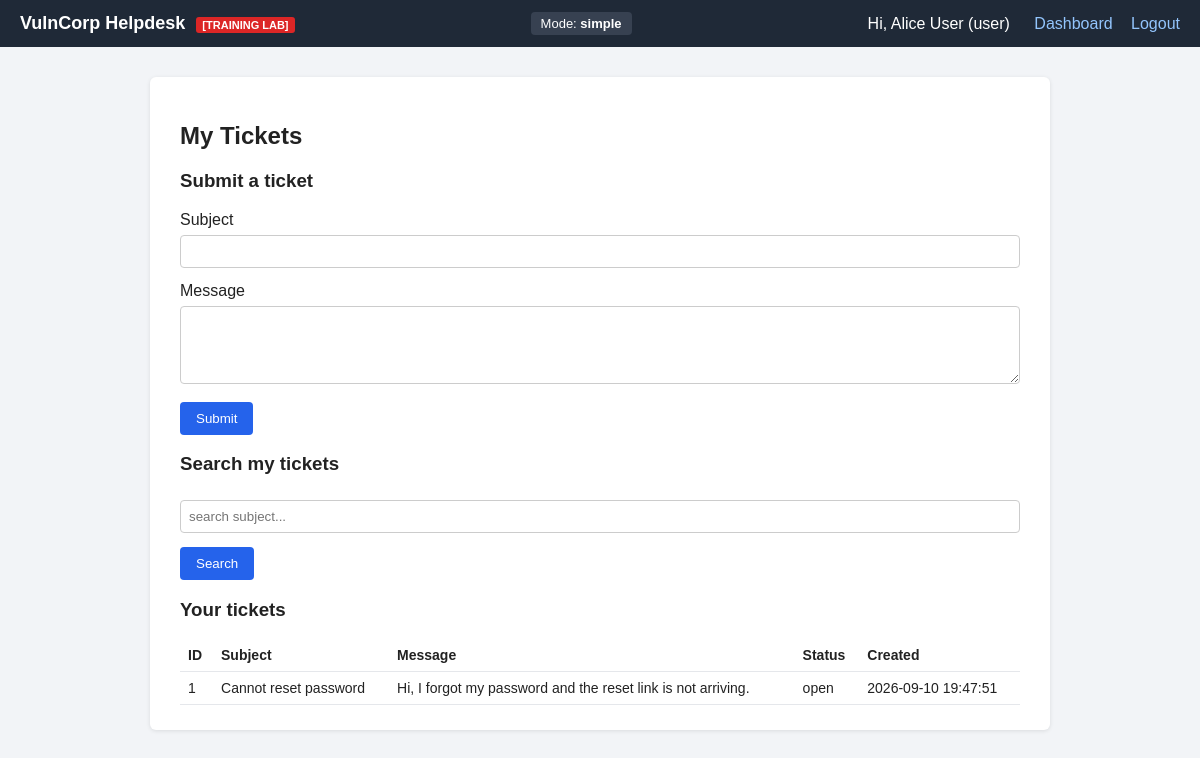
/user/tickets.php (signed in), run on the app's committed database.
### tables this page shows
CREATE TABLE settings (
    id INT PRIMARY KEY AUTO_INCREMENT,
    difficulty VARCHAR(20) NOT NULL DEFAULT 'simple'
);

CREATE TABLE tickets (
    id INT PRIMARY KEY AUTO_INCREMENT,
    user_id INT NOT NULL,
    subject VARCHAR(150) NOT NULL,
    message TEXT NOT NULL,
    status VARCHAR(20) DEFAULT 'open',
    created_at TIMESTAMP DEFAULT CURRENT_TIMESTAMP,
    FOREIGN KEY (user_id) REFERENCES users(id)
);

### includes/compat.php (called while the page is built, shortened)
<?php
function stmt_fetch_all($stmt) {
    $rows = array();
    if (function_exists('mysqli_stmt_get_result')) {
        $res = @mysqli_stmt_get_result($stmt);
        if ($res !== false && $res !== null) {
            while ($row = mysqli_fetch_assoc($res)) {
                $rows[] = $row;
            }
            return $rows;
        }
    }
    return $rows;
}
function app_base() {
    static $base = null;
    if ($base === null) {
        $script_dir = isset($_SERVER['SCRIPT_NAME']) ? dirname($_SERVER['SCRIPT_NAME']) : '';
        $script_dir = str_replace('\\', '/', $script_dir);
        $known_subfolders = array('admin', 'user', 'support', 'challenges', 'toolkit', 'api');
        $last_segment = basename($script_dir);
        if (in_array($last_segment, $known_subfolders, true)) {
            $base = dirname($script_dir);
        } else {
            $base = $script_dir;
        }
        if ($base === '/' || $base === '.' || $base === '\\') {
            $base = '';
        }
        $base = rtrim($base, '/');
    }
    return $base;
}

### includes/db.php (called while the page is built, shortened)
<?php
require_once dirname(__FILE__) . '/compat.php';
function get_difficulty($conn) {
    $res = mysqli_query($conn, "SELECT difficulty FROM settings LIMIT 1");
    if ($res && $row = mysqli_fetch_assoc($res)) {
        return $row['difficulty'];
    }
    return 'simple';
}

### includes/render.php (called while the page is built, shortened)
<?php
function render_ticket_text($text, $difficulty) {
    if ($difficulty === 'simple') {
        return $text;
    }
    return htmlspecialchars($text, ENT_QUOTES);
}

### user/tickets.php (the view, shortened to what this page needs)
<?php
require_once dirname(__FILE__) . '/../includes/db.php';
require_once dirname(__FILE__) . '/../includes/render.php';
$difficulty = get_difficulty($conn);
$search = isset($_GET['q']) ? $_GET['q'] : '';
$stmt = mysqli_prepare($conn, "SELECT * FROM tickets WHERE user_id = ? ORDER BY id DESC");
mysqli_stmt_bind_param($stmt, 'i', $_SESSION['user_id']);
mysqli_stmt_execute($stmt);
$tickets = stmt_fetch_all($stmt);
include dirname(__FILE__) . '/../includes/header.php';
?>
<h2>My Tickets</h2>
<h3>Submit a ticket</h3>
<form method="POST">
    <label>Subject</label>
    <input type="text" name="subject" required>
    <label>Message</label>
    <textarea name="message" rows="4" required></textarea>
    <button type="submit">Submit</button>
</form>
<h3>Search my tickets</h3>
<form method="GET">
    <?php if ($difficulty === 'hard' || $difficulty === 'expert'): ?>
    <input type="text" name="q" value="<?php echo $search; ?>" placeholder="search subject...">
    <?php else: ?>
    <input type="text" name="q" value="<?php echo htmlspecialchars($search); ?>" placeholder="search subject...">
    <?php endif; ?>
    <button type="submit">Search</button>
</form>
<h3>Your tickets</h3>
<table>
<tr><th>ID</th><th>Subject</th><th>Message</th><th>Status</th><th>Created</th></tr>
<?php foreach ($tickets as $row):
?>
<tr>
    <td><?php echo (int)$row['id']; ?></td>
    <td><?php echo render_ticket_text($row['subject'], $difficulty); ?></td>
    <td><?php echo render_ticket_text($row['message'], $difficulty); ?></td>
    <td><?php echo htmlspecialchars($row['status']); ?></td>
    <td><?php echo htmlspecialchars($row['created_at']); ?></td>
</tr>
<?php endforeach; ?>
</table>
<?php include dirname(__FILE__) . '/../includes/footer.php'; ?>

### includes/header.php (shortened to what this page needs)
<!DOCTYPE html>
<html lang="en">
<head>
<link rel="stylesheet" href="<?php echo app_base(); ?>/assets/style.css">
</head>
<body>
<div class="topbar">
    <div class="brand">VulnCorp Helpdesk <span class="tag">[TRAINING LAB]</span></div>
    <div class="mode-badge">Mode: <strong><?php echo htmlspecialchars(get_difficulty($conn)); ?></strong></div>
    <?php if (isset($_SESSION['user_id'])): ?>
    <div class="nav">
        <span>Hi, <?php echo htmlspecialchars($_SESSION['full_name']); ?> (<?php echo htmlspecialchars($_SESSION['role']); ?>)</span>
        <a href="<?php echo app_base(); ?>/dashboard.php">Dashboard</a>
        <a href="<?php echo app_base(); ?>/logout.php">Logout</a>
    </div>
    <?php endif; ?>
</div>
<div class="container">

### assets/style.css (style rules this page uses)
* { box-sizing: border-box; }
body { font-family: Arial, Helvetica, sans-serif; background:#f2f4f7; margin:0; color:#222; }
.topbar { background:#1f2937; color:#fff; padding:12px 20px; display:flex; align-items:center; justify-content:space-between; flex-wrap:wrap; }
.brand { font-weight:bold; font-size:18px; }
.tag { font-size:11px; background:#dc2626; padding:2px 6px; border-radius:3px; margin-left:6px; }
.mode-badge { background:#374151; padding:4px 10px; border-radius:4px; font-size:13px; }
.nav a { color:#93c5fd; margin-left:14px; text-decoration:none; }
.nav span { margin-right:6px; }
.container { max-width:900px; margin:30px auto; background:#fff; padding:25px 30px; border-radius:6px; box-shadow:0 1px 4px rgba(0,0,0,.1); }
input, select, textarea { width:100%; padding:8px; margin:6px 0 14px; border:1px solid #ccc; border-radius:4px; }
button, .btn { background:#2563eb; color:#fff; border:none; padding:9px 16px; border-radius:4px; cursor:pointer; text-decoration:none; display:inline-block; }
table { width:100%; border-collapse:collapse; margin-top:10px; }
th, td { text-align:left; padding:8px; border-bottom:1px solid #e5e7eb; font-size:14px; }

### data on the page
settings: difficulty "simple"
tickets: id "1", subject "Cannot reset password", message "Hi, I forgot my password and the reset link is not arriving.", status "open", created_at "2026-09-10 19:47:51"

### other printed values
$_SESSION['full_name'] "Alice User"
$_SESSION['role'] "user"
